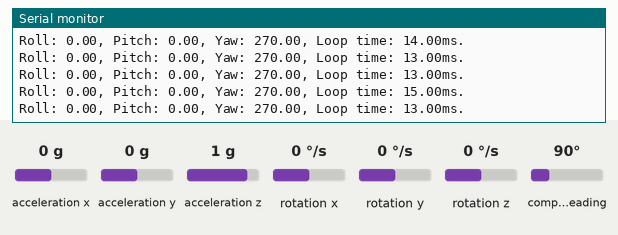
Bench run of a sketch on a simulated Arduino Uno, built with avr-gcc and run on an emulated ATmega328P. Parts: the last lines printed to the serial monitor. Wiring (inferred from the names in the program): ADXL345 accelerometer at I2C address 0x53; L3G4200D gyroscope at I2C address 0x69; HMC5883L compass at I2C address 0x1E. Inputs (shaded band) come from the test bench; at power-on: acceleration x 0 g, rotation x 0 °/s, acceleration y 0 g, acceleration z 1 g, rotation y 0 °/s, rotation z 0 °/s, compass heading 90°.

Above: at 1.2 s.
1.3 s: acceleration x set to -1.4 g
At 1.8 s:
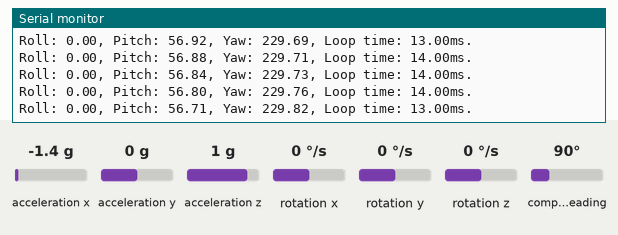
4.3 s: rotation x set to -2 °/s
At 4.8 s:
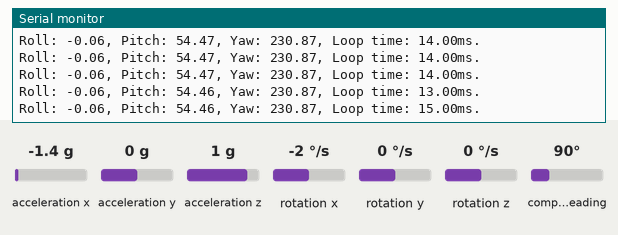
Timing chart, 0 to 7.3 s (numbered marks = the images above; inputs shaded):
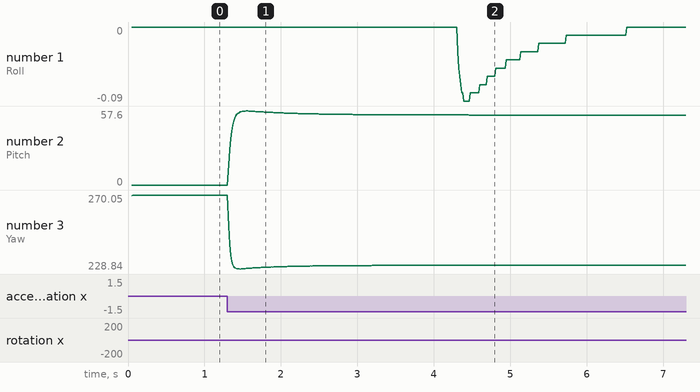

Measured:
- after the input at 1.3 s, the serial monitor: prints a new line at once (image 1)
- plotted number 2: 0 → 54.5 after the input at 1.3 s
- plotted number 3: 270 → 230.86 after the input at 1.3 s

The sketch:

KF9DoF.ino
```cpp
#include "math.h"
#include "Wire.h"
#include <ADXL345.h>
#include <HMC5883L.h>
#include <L3G4200D.h>


#define degToRad(angleInDegrees) ((angleInDegrees) * M_PI / 180.0)
#define radToDeg(angleInRadians) ((angleInRadians) * 180.0 / M_PI)

ADXL345 accelerometer;
HMC5883L compass;
L3G4200D gyroscope;

float accX, accY, accZ, gyroX, gyroY, gyroZ, magX, magY, magZ;
Vector norm;


float phiXa=0.0, phiYa=0.0, phiZm=0.0, phiX=0.0, phiY=0.0, phiZ=0.0, bx = 0.0, by = 0.0, bz = 0.0, V1 = 0.0, V2 = 0.0, V3 = 0.0, xHead, yHead;
uint16_t t0 = 0, t1 = 0;
float dt = 0.0;

// kalman filter params
float Qa = 0.0003;
float Qb = 0.0003;
float Racc = 0.003;
float Rmag = 0.001;

float P00 = 1.0, P01 = 0.0, P02 = 0.0, P03 = 0.0, P04 = 0.0, P05 = 0.0;
float P10 = 0.0, P11 = 1.0, P12 = 0.0, P13 = 0.0, P14 = 0.0, P15 = 0.0;
float P20 = 0.0, P21 = 0.0, P22 = 1.0, P23 = 0.0, P24 = 0.0, P25 = 0.0;
float P30 = 0.0, P31 = 0.0, P32 = 0.0, P33 = 1.0, P34 = 0.0, P35 = 0.0;
float P40 = 0.0, P41 = 0.0, P42 = 0.0, P43 = 0.0, P44 = 1.0, P45 = 0.0;
float P50 = 0.0, P51 = 0.0, P52 = 0.0, P53 = 0.0, P54 = 0.0, P55 = 1.0;

float S00 = 1.0, S01 = 0.0, S02 = 0.0;
float S10 = 0.0, S11 = 1.0, S12 = 0.0;
float S20 = 0.0, S21 = 0.0, S22 = 1.0;
float denS = 1.0;

float S00inv = 1.0, S01inv = 0.0, S02inv = 0.0;
float S10inv = 0.0, S11inv = 1.0, S12inv = 0.0;
float S20inv = 0.0, S21inv = 0.0, S22inv = 1.0;

float K00 = 0.0, K01 = 0.0, K02 = 0.0;
float K10 = 0.0, K11 = 0.0, K12 = 0.0;
float K20 = 0.0, K21 = 0.0, K22 = 0.0;
float K30 = 0.0, K31 = 0.0, K32 = 0.0;
float K40 = 0.0, K41 = 0.0, K42 = 0.0;
float K50 = 0.0, K51 = 0.0, K52 = 0.0;

float errX = 0.0, errY = 0.0, errZ = 0.0;


void readAngles();
void kalmanFilter();

void setup() {
  Wire.begin();
  Serial.begin(115200);
  if(!accelerometer.begin())
  {
    /* There was a problem detecting the ADXL345 ... check your connections */
    Serial.println("Ooops, no ADXL345 detected ... Check your wiring!");
    while(1);
  }

  while(!gyroscope.begin(L3G4200D_SCALE_2000DPS, L3G4200D_DATARATE_400HZ_50))
  {
    Serial.println("Could not find a valid L3G4200D sensor, check wiring!");
    delay(500);
  }

  while (!compass.begin())
  {
    Serial.println("Could not find a valid HMC5883L sensor, check wiring!");
    delay(500);
  }

  delay(20);
  accelerometer.setRange(ADXL345_RANGE_2G);
  // Set measurement range
  compass.setRange(HMC5883L_RANGE_1_3GA);

  // Set measurement mode
  compass.setMeasurementMode(HMC5883L_CONTINOUS);

  // Set data rate
  compass.setDataRate(HMC5883L_DATARATE_30HZ);

}

void loop() {
  readAngles(); // We get the measure

  kalmanFilter(); // We filter it and update our angles

  Serial.print("Roll: "); Serial.print(radToDeg(phiX)); Serial.print(", ");
  Serial.print("Pitch: "); Serial.print(radToDeg(phiY)); Serial.print(", ");
  Serial.print("Yaw: "); Serial.print(radToDeg(phiZ)); Serial.print(", ");
  Serial.print("Loop time: "); Serial.print(dt*1000.0); Serial.println("ms.");
//  Serial.print("X-Bias: "); Serial.print(radToDeg(bx)); Serial.print(", ");
//  Serial.print("Y-Bias: "); Serial.print(radToDeg(by)); Serial.print(", ");
//  Serial.print("Z-Bias: "); Serial.print(radToDeg(bz)); Serial.println(", ");
 // delay(200);

}

void readAngles()
{

  t1 = millis();
  dt = (t1 - t0)/1000.0;
  t0 = t1;

  norm = accelerometer.readNormalize();
  accX = norm.XAxis;
  accY = norm.YAxis;
  accZ = norm.ZAxis;

  phiXa = atan2(accY,accZ);
  phiYa = atan2(-accX,sqrt(accY*accY+accZ*accZ));
  //Serial.print(accX); Serial.print(", "); Serial.print(accY); Serial.print(", "); Serial.print(accZ); Serial.print(", "); Serial.print(radToDeg(phiXa)); Serial.print(", "); Serial.println(radToDeg(phiYa));

  norm = gyroscope.readNormalize();
  gyroX = degToRad(norm.XAxis);
  gyroY = degToRad(norm.YAxis);
  gyroZ = degToRad(norm.ZAxis);

  //Serial.print(gyroX); Serial.print(", "); Serial.print(gyroY); Serial.print(", "); Serial.println(gyroZ);

  norm = compass.readNormalize();
  magX = norm.XAxis;
  magY = norm.YAxis;
  magZ = norm.ZAxis;

  xHead = magX*cos(phiXa) + magY*sin(phiYa)*sin(phiXa) + magZ*sin(phiYa)*cos(phiXa);
  yHead = magZ*sin(phiXa) - magY*cos(phiXa);

  phiZm = atan2(yHead,xHead);
  if(phiZm < 0)
    phiZm += 2*PI;

  // Check for wrap due to addition of declination.
  if(phiZm > 2*PI)
    phiZm -= 2*PI;

//  Serial.print(magX); Serial.print(", "); Serial.print(magY); Serial.print(", "); Serial.print(magZ); Serial.print(", "); Serial.println(radToDeg(phiZm));

}

void kalmanFilter()
{
  //Measurement update

  //Innovavtion covariance S
  S00 = Racc + P00;
  S01 = P02;
  S02 = P04;
  S10 = P20;
  S11 = Racc + P22;
  S12 = P24;
  S20 = P40;
  S21 = P42;
  S22 = Rmag + P44;

  denS = S00*S11*S22 - S00*S12*S21 - S01*S10*S22 + S01*S12*S20 + S02*S10*S21 - S02*S11*S20;
  //Inverse Innovation covariance Sinv
  S00inv = (S11*S22 - S12*S21)/denS;
  S01inv = -(S01*S22 - S02*S21)/denS;
  S02inv = (S01*S12 - S02*S11)/denS;
  S10inv = -(S10*S22 - S12*S20)/denS;
  S11inv = (S00*S22 - S02*S20)/denS;
  S12inv = -(S00*S12 - S02*S10)/denS;
  S20inv = (S10*S21 - S11*S20)/denS;
  S21inv = -(S00*S21 - S01*S20)/denS;
  S22inv = (S00*S11 - S01*S10)/denS;

  S00 = S00inv;
  S01 = S01inv;
  S02 = S02inv;
  S10 = S10inv;
  S11 = S11inv;
  S12 = S12inv;
  S20 = S20inv;
  S21 = S21inv;
  S22 = S22inv;


  //Kalman Gain
  K00 = P00*S00 + P02*S10 + P04*S20;
  K01 = P00*S01 + P02*S11 + P04*S21;
  K02 = P00*S02 + P02*S12 + P04*S22;
  K10 = P10*S00 + P12*S10 + P14*S20;
  K11 = P10*S01 + P12*S11 + P14*S21;
  K12 = P10*S02 + P12*S12 + P14*S22;
  K20 = P20*S00 + P22*S10 + P24*S20;
  K21 = P20*S01 + P22*S11 + P24*S21;
  K22 = P20*S02 + P22*S12 + P24*S22;
  K30 = P30*S00 + P32*S10 + P34*S20;
  K31 = P30*S01 + P32*S11 + P34*S21;
  K32 = P30*S02 + P32*S12 + P34*S22;
  K40 = P40*S00 + P42*S10 + P44*S20;
  K41 = P40*S01 + P42*S11 + P44*S21;
  K42 = P40*S02 + P42*S12 + P44*S22;
  K50 = P50*S00 + P52*S10 + P54*S20;
  K51 = P50*S01 + P52*S11 + P54*S21;
  K52 = P50*S02 + P52*S12 + P54*S22;

  //State estimation
  errX = phiXa - phiX;
  errY = phiYa - phiY;
  errZ = phiZm - phiZ;


  phiX = phiX + K00*errX + K01*errY + K02*errZ;
  bx = bx + K10*errX + K11*errY + K12*errZ;
  phiY = phiY + K20*errX + K21*errY + K22*errZ;
  by = by + K30*errX + K31*errY + K32*errZ;
  phiZ = phiZ + K40*errX + K41*errY + K42*errZ;
  bz = bz + K50*errX + K51*errY + K52*errZ;
  //Covariance update


  P00 = - P00*(K00 - 1) - K01*P20 - K02*P40;
  P01 = - P01*(K00 - 1) - K01*P21 - K02*P41;
  P02 = - P02*(K00 - 1) - K01*P22 - K02*P42;
  P03 = - P03*(K00 - 1) - K01*P23 - K02*P43;
  P04 = - P04*(K00 - 1) - K01*P24 - K02*P44;
  P05 = - P05*(K00 - 1) - K01*P25 - K02*P45;

  P10 = P10 - K10*P00 - K11*P20 - K12*P40;
  P11 = P11 - K10*P01 - K11*P21 - K12*P41;
  P12 = P12 - K10*P02 - K11*P22 - K12*P42;
  P13 = P13 - K10*P03 - K11*P23 - K12*P43;
  P14 = P14 - K10*P04 - K11*P24 - K12*P44;
  P15 = P15 - K10*P05 - K11*P25 - K12*P45;

  P20 = - P20*(K21 - 1) - K20*P00 - K22*P40;
  P21 = - P21*(K21 - 1) - K20*P01 - K22*P41;
  P22 = - P22*(K21 - 1) - K20*P02 - K22*P42;
  P23 = - P23*(K21 - 1) - K20*P03 - K22*P43;
  P24 = - P24*(K21 - 1) - K20*P04 - K22*P44;
  P25 = - P25*(K21 - 1) - K20*P05 - K22*P45;

  P30 = P30 - K30*P00 - K31*P20 - K32*P40;
  P31 = P31 - K30*P01 - K31*P21 - K32*P41;
  P32 = P32 - K30*P02 - K31*P22 - K32*P42;
  P33 = P33 - K30*P03 - K31*P23 - K32*P43;
  P34 = P34 - K30*P04 - K31*P24 - K32*P44;
  P35 = P35 - K30*P05 - K31*P25 - K32*P45;

  P40 = - P40*(K42 - 1) - K40*P00 - K41*P20;
  P41 = - P41*(K42 - 1) - K40*P01 - K41*P21;
  P42 = - P42*(K42 - 1) - K40*P02 - K41*P22;
  P43 = - P43*(K42 - 1) - K40*P03 - K41*P23;
  P44 = - P44*(K42 - 1) - K40*P04 - K41*P24;
  P45 = - P45*(K42 - 1) - K40*P05 - K41*P25;

  P50 = P50 - K50*P00 - K51*P20 - K52*P40;
  P51 = P51 - K50*P01 - K51*P21 - K52*P41;
  P52 = P52 - K50*P02 - K51*P22 - K52*P42;
  P53 = P53 - K50*P03 - K51*P23 - K52*P43;
  P54 = P54 - K50*P04 - K51*P24 - K52*P44;
  P55 = P55 - K50*P05 - K51*P25 - K52*P45;

  //Model Prediction

  //State prediction
  phiX = phiX - bx*dt + (gyroX + sin(phiX)*tan(phiY)*gyroY + cos(phiX)*tan(phiY)*gyroZ)*dt;
  phiY = phiY - by*dt + (cos(phiX)*gyroY - sin(phiX)*gyroZ)*dt;
  phiZ = phiZ - bz*dt + ((sin(phiX)/cos(phiY))*gyroY + (cos(phiX)/cos(phiY))*gyroZ)*dt;

  //Covariance prediction

  P00 = P00 + Qa - P10*dt - dt*(P01 - P11*dt);
  P01 = P01 - P11*dt;
  P02 = P02 - P12*dt - dt*(P03 - P13*dt);
  P03 = P03 - P13*dt;
  P04 = P04 - P14*dt - dt*(P05 - P15*dt);
  P05 = P05 - P15*dt;

  P10 = P10 - P11*dt;
  P11 = P11 + Qb;
  P12 = P12 - P13*dt;
  P13 = P13;
  P14 = P14 - P15*dt;
  P15 = P15;

  P20 = P20 - P30*dt - dt*(P21 - P31*dt);
  P21 = P21 - P31*dt;
  P22 = P22 - P32*dt - dt*(P23 - P33*dt) + Qa;
  P23 = P23 - P33*dt;
  P24 = P24 - P34*dt - dt*(P25 - P35*dt);
  P25 = P25 - P35*dt;

  P30 = P30 - P31*dt;
  P31 = P31;
  P32 = P32 - P33*dt;
  P33 = P33 + Qb;
  P34 = P34 - P35*dt;
  P35 = P35;

  P40 = P40 - P50*dt - dt*(P41 - P51*dt);
  P41 = P41 - P51*dt;
  P42 = P42 - P52*dt - dt*(P43 - P53*dt);
  P43 = P43 - P53*dt;
  P44 = P44 - P54*dt - dt*(P45 - P55*dt) + Qa;
  P45 = P45 - P55*dt;

  P50 = P50 - P51*dt;
  P51 = P51;
  P52 = P52 - P53*dt;
  P53 = P53;
  P54 = P54 - P55*dt;
  P55 = P55 + Qb;


}
```

ADXL345.h
```cpp
// (licence header left out)
#ifndef ADXL345_h
#define ADXL345_h

#if ARDUINO >= 100
#include "Arduino.h"
#else
#include "WProgram.h"
#endif

#define ADXL345_ADDRESS              (0x53)
#define ADXL345_REG_DEVID            (0x00)
#define ADXL345_REG_THRESH_TAP       (0x1D) // 1
#define ADXL345_REG_OFSX             (0x1E)
#define ADXL345_REG_OFSY             (0x1F)
#define ADXL345_REG_OFSZ             (0x20)
#define ADXL345_REG_DUR              (0x21) // 2
#define ADXL345_REG_LATENT           (0x22) // 3
#define ADXL345_REG_WINDOW           (0x23) // 4
#define ADXL345_REG_THRESH_ACT       (0x24) // 5
#define ADXL345_REG_THRESH_INACT     (0x25) // 6
#define ADXL345_REG_TIME_INACT       (0x26) // 7
#define ADXL345_REG_ACT_INACT_CTL    (0x27)
#define ADXL345_REG_THRESH_FF        (0x28) // 8
#define ADXL345_REG_TIME_FF          (0x29) // 9
#define ADXL345_REG_TAP_AXES         (0x2A)
#define ADXL345_REG_ACT_TAP_STATUS   (0x2B)
#define ADXL345_REG_BW_RATE          (0x2C)
#define ADXL345_REG_POWER_CTL        (0x2D)
#define ADXL345_REG_INT_ENABLE       (0x2E)
#define ADXL345_REG_INT_MAP          (0x2F)
#define ADXL345_REG_INT_SOURCE       (0x30) // A
#define ADXL345_REG_DATA_FORMAT      (0x31)
#define ADXL345_REG_DATAX0           (0x32)
#define ADXL345_REG_DATAX1           (0x33)
#define ADXL345_REG_DATAY0           (0x34)
#define ADXL345_REG_DATAY1           (0x35)
#define ADXL345_REG_DATAZ0           (0x36)
#define ADXL345_REG_DATAZ1           (0x37)
#define ADXL345_REG_FIFO_CTL         (0x38)
#define ADXL345_REG_FIFO_STATUS      (0x39)

#define ADXL345_GRAVITY_SUN          273.95f
#define ADXL345_GRAVITY_EARTH        9.80665f
#define ADXL345_GRAVITY_MOON         1.622f
#define ADXL345_GRAVITY_MARS         3.69f
#define ADXL345_GRAVITY_NONE         1.00f

typedef enum
{
    ADXL345_DATARATE_3200HZ    = 0b1111,
    ADXL345_DATARATE_1600HZ    = 0b1110,
    ADXL345_DATARATE_800HZ     = 0b1101,
    ADXL345_DATARATE_400HZ     = 0b1100,
    ADXL345_DATARATE_200HZ     = 0b1011,
    ADXL345_DATARATE_100HZ     = 0b1010,
    ADXL345_DATARATE_50HZ      = 0b1001,
    ADXL345_DATARATE_25HZ      = 0b1000,
    ADXL345_DATARATE_12_5HZ    = 0b0111,
    ADXL345_DATARATE_6_25HZ    = 0b0110,
    ADXL345_DATARATE_3_13HZ    = 0b0101,
    ADXL345_DATARATE_1_56HZ    = 0b0100,
    ADXL345_DATARATE_0_78HZ    = 0b0011,
    ADXL345_DATARATE_0_39HZ    = 0b0010,
    ADXL345_DATARATE_0_20HZ    = 0b0001,
    ADXL345_DATARATE_0_10HZ    = 0b0000
} adxl345_dataRate_t;

typedef enum
{
    ADXL345_INT2 = 0b01,
    ADXL345_INT1 = 0b00
} adxl345_int_t;

typedef enum
{
    ADXL345_DATA_READY         = 0x07,
    ADXL345_SINGLE_TAP         = 0x06,
    ADXL345_DOUBLE_TAP         = 0x05,
    ADXL345_ACTIVITY           = 0x04,
    ADXL345_INACTIVITY         = 0x03,
    ADXL345_FREE_FALL          = 0x02,
    ADXL345_WATERMARK          = 0x01,
    ADXL345_OVERRUN            = 0x00
} adxl345_activity_t;

typedef enum
{
    ADXL345_RANGE_16G          = 0b11,
    ADXL345_RANGE_8G           = 0b10,
    ADXL345_RANGE_4G           = 0b01,
    ADXL345_RANGE_2G           = 0b00
} adxl345_range_t;

#ifndef VECTOR_STRUCT_H
#define VECTOR_STRUCT_H
struct Vector
{
    float XAxis;
    float YAxis;
    float ZAxis;
};
#endif

struct Activites
{
    bool isOverrun;
    bool isWatermark;
    bool isFreeFall;
    bool isInactivity;
    bool isActivity;
    bool isActivityOnX;
    bool isActivityOnY;
    bool isActivityOnZ;
    bool isDoubleTap;
    bool isTap;
    bool isTapOnX;
    bool isTapOnY;
    bool isTapOnZ;
    bool isDataReady;
};

class ADXL345
{
    public:

	bool begin(void);
	void clearSettings(void);

	Vector readRaw(void);
	Vector readNormalize(float gravityFactor = ADXL345_GRAVITY_EARTH);
	Vector readScaled(void);

	Activites readActivites(void);

	Vector lowPassFilter(Vector vector, float alpha = 0.5);

	void  setRange(adxl345_range_t range);
	adxl345_range_t getRange(void);

	void  setDataRate(adxl345_dataRate_t dataRate);
	adxl345_dataRate_t getDataRate(void);

	void setTapThreshold(float threshold);
	float getTapThreshold(void);

	void setTapDuration(float duration);
	float getTapDuration(void);

	void setDoubleTapLatency(float latency);
	float getDoubleTapLatency(void);

	void setDoubleTapWindow(float window);
	float getDoubleTapWindow(void);

	void setActivityThreshold(float threshold);
	float getActivityThreshold(void);

	void setInactivityThreshold(float threshold);
	float getInactivityThreshold(void);

	void setTimeInactivity(uint8_t time);
	uint8_t getTimeInactivity(void);

	void setFreeFallThreshold(float threshold);
	float getFreeFallThreshold(void);

	void setFreeFallDuration(float duration);
	float getFreeFallDuration();

	void setActivityX(bool state);
	bool getActivityX(void);
	void setActivityY(bool state);
	bool getActivityY(void);
	void setActivityZ(bool state);
	bool getActivityZ(void);
	void setActivityXYZ(bool state);

	void setInactivityX(bool state);
	bool getInactivityX(void);
	void setInactivityY(bool state);
	bool getInactivityY(void);
	void setInactivityZ(bool state);
	bool getInactivityZ(void);
	void setInactivityXYZ(bool state);

	void setTapDetectionX(bool state);
	bool getTapDetectionX(void);
	void setTapDetectionY(bool state);
	bool getTapDetectionY(void);
	void setTapDetectionZ(bool state);
	bool getTapDetectionZ(void);
	void setTapDetectionXYZ(bool state);

	void useInterrupt(adxl345_int_t interrupt);


    private:
	Vector r;
	Vector n;
	Vector f;
	Activites a;
	adxl345_range_t _range;

	void writeRegister8(uint8_t reg, uint8_t value);
	uint8_t readRegister8(uint8_t reg);
	uint8_t fastRegister8(uint8_t reg);
	int16_t readRegister16(uint8_t reg);
	void writeRegisterBit(uint8_t reg, uint8_t pos, bool state);
	bool readRegisterBit(uint8_t reg, uint8_t pos);


};

#endif
```

HMC5883L.h
```cpp
// (licence header left out)
#ifndef HMC5883L_h
#define HMC5883L_h

#if ARDUINO >= 100
#include "Arduino.h"
#else
#include "WProgram.h"
#endif

#define HMC5883L_ADDRESS              (0x1E)
#define HMC5883L_REG_CONFIG_A         (0x00)
#define HMC5883L_REG_CONFIG_B         (0x01)
#define HMC5883L_REG_MODE             (0x02)
#define HMC5883L_REG_OUT_X_M          (0x03)
#define HMC5883L_REG_OUT_X_L          (0x04)
#define HMC5883L_REG_OUT_Z_M          (0x05)
#define HMC5883L_REG_OUT_Z_L          (0x06)
#define HMC5883L_REG_OUT_Y_M          (0x07)
#define HMC5883L_REG_OUT_Y_L          (0x08)
#define HMC5883L_REG_STATUS           (0x09)
#define HMC5883L_REG_IDENT_A          (0x0A)
#define HMC5883L_REG_IDENT_B          (0x0B)
#define HMC5883L_REG_IDENT_C          (0x0C)

typedef enum
{
    HMC5883L_SAMPLES_8     = 0b11,
    HMC5883L_SAMPLES_4     = 0b10,
    HMC5883L_SAMPLES_2     = 0b01,
    HMC5883L_SAMPLES_1     = 0b00
} hmc5883l_samples_t;

typedef enum
{
    HMC5883L_DATARATE_75HZ       = 0b110,
    HMC5883L_DATARATE_30HZ       = 0b101,
    HMC5883L_DATARATE_15HZ       = 0b100,
    HMC5883L_DATARATE_7_5HZ      = 0b011,
    HMC5883L_DATARATE_3HZ        = 0b010,
    HMC5883L_DATARATE_1_5HZ      = 0b001,
    HMC5883L_DATARATE_0_75_HZ    = 0b000
} hmc5883l_dataRate_t;

typedef enum
{
    HMC5883L_RANGE_8_1GA     = 0b111,
    HMC5883L_RANGE_5_6GA     = 0b110,
    HMC5883L_RANGE_4_7GA     = 0b101,
    HMC5883L_RANGE_4GA       = 0b100,
    HMC5883L_RANGE_2_5GA     = 0b011,
    HMC5883L_RANGE_1_9GA     = 0b010,
    HMC5883L_RANGE_1_3GA     = 0b001,
    HMC5883L_RANGE_0_88GA    = 0b000
} hmc5883l_range_t;

typedef enum
{
    HMC5883L_IDLE          = 0b10,
    HMC5883L_SINGLE        = 0b01,
    HMC5883L_CONTINOUS     = 0b00
} hmc5883l_mode_t;

#ifndef VECTOR_STRUCT_H
#define VECTOR_STRUCT_H
struct Vector
{
    float XAxis;
    float YAxis;
    float ZAxis;
};
#endif

class HMC5883L
{
    public:

	bool begin(void);

	Vector readRaw(void);
	Vector readNormalize(void);

	void  setOffset(int xo, int yo);

	void  setRange(hmc5883l_range_t range);
	hmc5883l_range_t getRange(void);

	void  setMeasurementMode(hmc5883l_mode_t mode);
	hmc5883l_mode_t getMeasurementMode(void);

	void  setDataRate(hmc5883l_dataRate_t dataRate);
	hmc5883l_dataRate_t getDataRate(void);

	void  setSamples(hmc5883l_samples_t samples);
	hmc5883l_samples_t getSamples(void);

    private:

	float mgPerDigit;
	Vector v;
	int xOffset, yOffset;

	void writeRegister8(uint8_t reg, uint8_t value);
	uint8_t readRegister8(uint8_t reg);
	uint8_t fastRegister8(uint8_t reg);
	int16_t readRegister16(uint8_t reg);
};

#endif
```

Source omitted: L3G4200D.h (3581 bytes)
